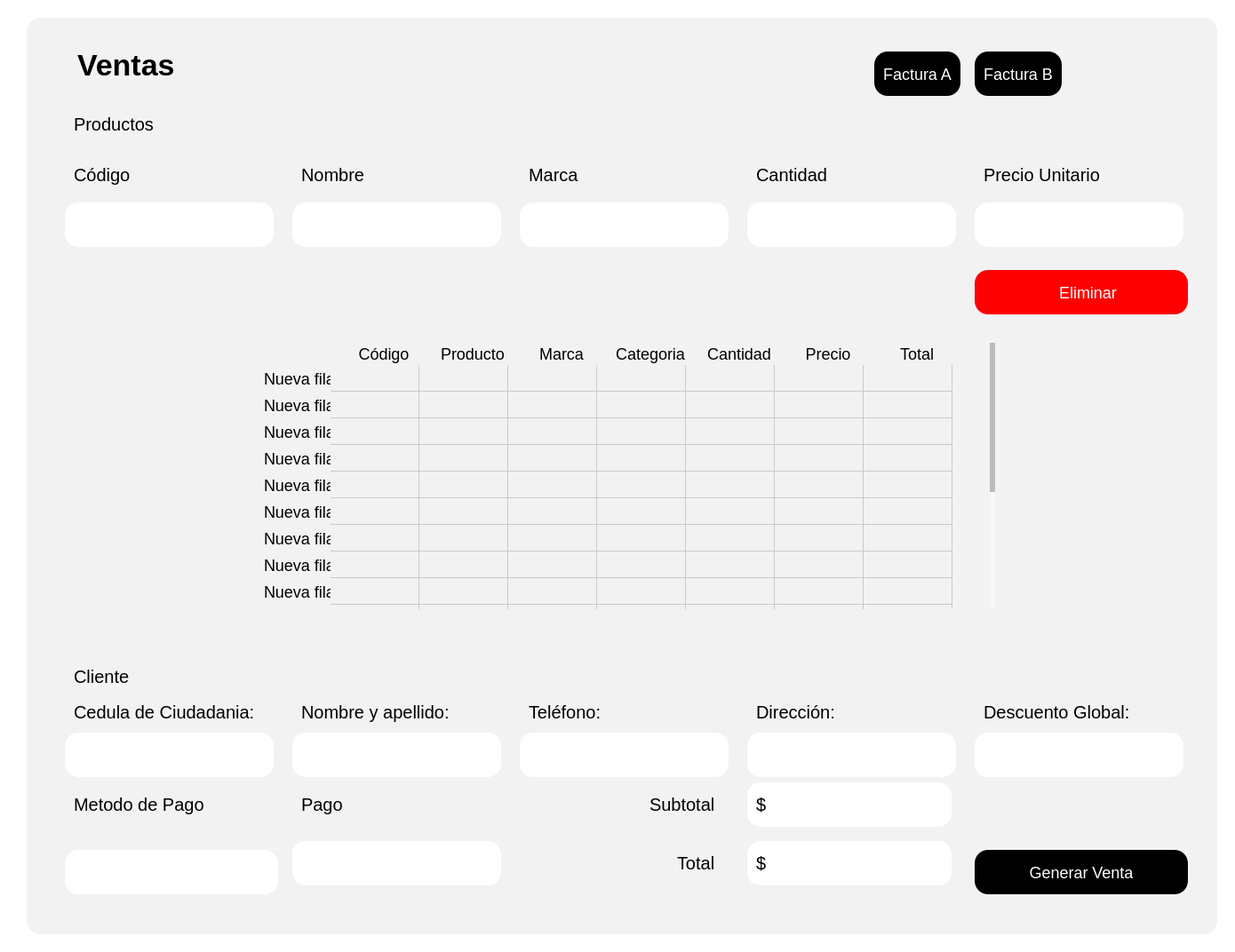
<?xml version="1.0" encoding="UTF-8"?>
<ui version="4.0">
 <class>Form</class>
 <widget class="QWidget" name="Form">
  <property name="geometry">
   <rect>
    <x>0</x>
    <y>0</y>
    <width>1390</width>
    <height>1072</height>
   </rect>
  </property>
  <property name="windowTitle">
   <string>Form</string>
  </property>
  <property name="styleSheet">
   <string notr="true">background-color: rgb(255, 255, 255);
</string>
  </property>
  <layout class="QHBoxLayout" name="horizontalLayout">
   <item>
    <widget class="QWidget" name="Contenedor" native="true">
     <property name="styleSheet">
      <string notr="true">
QPushButton {
    background-color: black; /* Fondo blanco */
    border: none; /* Sin borde ni decoración inicial */
    color:  white; /* Color del texto */
    border-radius: 15px; /* Bordes circulares */
    padding: 5px 10px; /* Espaciado interno para mejor apariencia */
	height: 40px; /* Altura del botón */
    text-align: center; /* Alinea el texto del botón a la izquierda */
    font-size: 18px; /* Tamaño de fuente */
	margin-top:20px;
}

QPushButton:hover {
    background-color: rgb(106, 106, 106); /* Gris claro al pasar el mouse */
    cursor: pointer; /* Cursor de mano al pasar sobre el botón */
}

QToolButton {
    background-color: white; /* Fondo blanco */
    border: none; /* Sin borde ni decoración inicial */
    color:  rgb(50, 50, 50); /* Color del texto */
    border-radius: 15px; /* Bordes circulares */
    padding: 5px 10px; /* Espaciado interno para mejor apariencia */
	height: 40px; /* Altura del botón */
    text-align: left; /* Alinea el texto del botón a la izquierda */
    font-size: 18px; /* Tamaño de fuente */
    cursor: pointer;
}

QToolButton:hover {
    background-color: #f2f2f2; /* Gris claro al pasar el mouse */
    cursor: pointer;
}
QLineEdit {
    background-color: rgb(255, 255, 255); /* Fondo blanco */
    border: none; /* Sin bordes visibles */
    padding: 4px; /* Espaciado interno entre el texto y los bordes */
    margin-right: 5px; /* Espaciado externo solo a la derecha */
    border-radius: 10px; /* Bordes redondeados */
    color: black; /* Texto negro */
    text-align: left; /* Texto alineado a la izquierda */
    font-size: 18px; /* Tamaño del texto */
}

/* Cuando el QLineEdit está enfocado (se está escribiendo) */
QLineEdit:focus {
    background-color: rgb(230, 230, 250); /* Color de fondo cuando el campo está activo */
    border: 1px solid rgb(0, 0, 0); /* Borde negro al estar activo */
}

QLabel {
    font-size: 20px; /* Tamaño de fuente */
    color:  black; /* Color del texto */
    margin-right: 10px; /* Espaciado a la derecha */
    padding: 5px; /* Espaciado interno */
    text-align: left; /* Alineación del texto a la izquierda */
}
QTableWidget {
    border: none;
    background-color: #ffffff; /* Fondo blanco para la tabla */
    box-shadow: 0 4px 8px rgba(0, 0, 0, 0.1); /* Sombra suave alrededor de la tabla */
}

QTableWidget::item {
    background-color: #f2f2f2; 
    border: none; 
    transition: background-color 0.3s ease; /* Suavizado de transición de color de fondo */
    pointer-events: none; /* Desactiva la interacción con las celdas (como editar) */
}

QTableWidget::item:selected {
    background-color: #aad4ff; /* Color azul claro para celdas seleccionadas */
    color: black; /* Texto negro para celdas seleccionadas */
}

QTableWidget::item:hover {
    background-color: #e6e6e6; /* Color de fondo al pasar el cursor sobre las celdas */
}

QHeaderView::section {
    border: none; 
    background-color: #f2f2f2; 
    font-weight: normal; /* No negritas */
    text-align: center; /* Centrado del texto en los encabezados */
    box-shadow: 0 2px 4px rgba(0, 0, 0, 0.1); /* Sombra suave para los encabezados */
}

QHeaderView::section:focus {
    background-color: #f2f2f2; /* Sin color de fondo cuando está en foco */
    border: none; /* Sin borde cuando está en foco */
}

QTableWidget::item:focus {
    border: none; /* Sin borde cuando las celdas tienen el foco */
    background-color: #f2f2f2; /* Mantener el fondo sin color azul */
}

QTableCornerButton::section {
    background-color: #f2f2f2; 
    border: none; 
}

QTableWidget::verticalHeader {
    background-color: #f2f2f2;
    border: none;
    font-weight: normal; /* No negritas */
}

QTableWidget::item:hover {
    background-color: #e6e6e6; /* Color de fondo al pasar el cursor sobre las celdas */
}

/* Personalización de la barra de desplazamiento */
QScrollBar:vertical {
    border: none;
    background: #f7f7f7; /* Fondo de la barra */
    width: 8px; /* Barra más delgada */
    border-radius: 4px; /* Bordes más redondeados */
}

QScrollBar::handle:vertical {
    background: #bbb; /* Fondo del control deslizante */
    min-height: 20px; /* Control deslizante más delgado */
    border-radius: 4px; /* Bordes redondeados */
    transition: background-color 0.3s ease; /* Transición suave para el cambio de color */
}

QScrollBar::handle:vertical:hover {
    background: #888; /* Color más oscuro cuando el control deslizante está siendo desplazado */
}

QScrollBar::add-line:vertical, QScrollBar::sub-line:vertical {
    border: none;
    background: #f2f2f2; /* Fondo para los botones de la barra */
    height: 0px; /* Sin altura para los botones */
}

QScrollBar:horizontal {
    border: none;
    background: #f7f7f7; /* Fondo de la barra */
    height: 8px; /* Barra más delgada */
    border-radius: 4px; /* Bordes más redondeados */
}

QScrollBar::handle:horizontal {
    background: #bbb; /* Fondo del control deslizante */
    min-width: 20px; /* Control deslizante más delgado */
    border-radius: 4px; /* Bordes redondeados */
    transition: background-color 0.3s ease; /* Transición suave para el cambio de color */
}

QScrollBar::handle:horizontal:hover {
    background: #888; /* Color más oscuro cuando el control deslizante está siendo desplazado */
}

QScrollBar::add-line:horizontal, QScrollBar::sub-line:horizontal {
    border: none;
    background: #f2f2f2; /* Fondo para los botones de la barra */
    width: 0px; /* Sin ancho para los botones */
}


</string>
     </property>
     <layout class="QHBoxLayout" name="horizontalLayout_2">
      <item>
       <widget class="QStackedWidget" name="Contenido">
        <property name="styleSheet">
         <string notr="true">margin-left:10px;
border-radius:15px;
background-color: #f2f2f2; 
</string>
        </property>
        <widget class="QWidget" name="ContenidoPage1">
         <layout class="QVBoxLayout" name="verticalLayout_2">
          <item>
           <widget class="QWidget" name="widget_3" native="true">
            <property name="styleSheet">
             <string notr="true"/>
            </property>
            <layout class="QGridLayout" name="gridLayout">
             <item row="0" column="0">
              <layout class="QGridLayout" name="gridLayout_2">
               <item row="0" column="3" alignment="Qt::AlignRight|Qt::AlignVCenter">
                <widget class="QPushButton" name="BtnFacturaA">
                 <property name="cursor">
                  <cursorShape>PointingHandCursor</cursorShape>
                 </property>
                 <property name="styleSheet">
                  <string notr="true">
QPushButton {
    background-color: black; /* Fondo blanco */
    border: none; /* Sin borde ni decoración inicial */
    color:  white; /* Color del texto */
    border-radius: 15px; /* Bordes circulares */
    padding: 5px 10px; /* Espaciado interno para mejor apariencia */
	height: 40px; /* Altura del botón */
    text-align: center; /* Alinea el texto del botón a la izquierda */
    font-size: 18px; /* Tamaño de fuente */
	margin-top:20px;
}

QPushButton:hover {
    background-color: rgb(106, 106, 106); /* Gris claro al pasar el mouse */
    cursor: pointer; /* Cursor de mano al pasar sobre el botón */
}</string>
                 </property>
                 <property name="text">
                  <string>Factura A</string>
                 </property>
                </widget>
               </item>
               <item row="2" column="1">
                <widget class="QLabel" name="label_5">
                 <property name="text">
                  <string>Nombre</string>
                 </property>
                </widget>
               </item>
               <item row="0" column="0">
                <widget class="QLabel" name="LabelVentasA">
                 <property name="styleSheet">
                  <string notr="true">#LabelVentasA {
    font-weight: bold; /* Negrita */
    font-size: 34px; /* Tamaño de fuente */
}
</string>
                 </property>
                 <property name="text">
                  <string>Ventas</string>
                 </property>
                </widget>
               </item>
               <item row="3" column="5">
                <widget class="QLineEdit" name="InputPrecioUnitario">
                 <property name="sizePolicy">
                  <sizepolicy hsizetype="Fixed" vsizetype="Fixed">
                   <horstretch>0</horstretch>
                   <verstretch>0</verstretch>
                  </sizepolicy>
                 </property>
                 <property name="minimumSize">
                  <size>
                   <width>250</width>
                   <height>50</height>
                  </size>
                 </property>
                 <property name="maximumSize">
                  <size>
                   <width>250</width>
                   <height>50</height>
                  </size>
                 </property>
                 <property name="styleSheet">
                  <string notr="true">background-color: rgb(255, 255, 255);</string>
                 </property>
                </widget>
               </item>
               <item row="3" column="0">
                <widget class="QLineEdit" name="InputCodigo">
                 <property name="sizePolicy">
                  <sizepolicy hsizetype="Fixed" vsizetype="Fixed">
                   <horstretch>0</horstretch>
                   <verstretch>0</verstretch>
                  </sizepolicy>
                 </property>
                 <property name="minimumSize">
                  <size>
                   <width>250</width>
                   <height>50</height>
                  </size>
                 </property>
                 <property name="maximumSize">
                  <size>
                   <width>250</width>
                   <height>50</height>
                  </size>
                 </property>
                 <property name="styleSheet">
                  <string notr="true">background-color: rgb(255, 255, 255);</string>
                 </property>
                </widget>
               </item>
               <item row="1" column="0">
                <widget class="QLabel" name="label_30">
                 <property name="text">
                  <string>Productos</string>
                 </property>
                </widget>
               </item>
               <item row="2" column="0">
                <widget class="QLabel" name="label_3">
                 <property name="text">
                  <string>Código</string>
                 </property>
                </widget>
               </item>
               <item row="0" column="5" alignment="Qt::AlignLeft|Qt::AlignVCenter">
                <widget class="QPushButton" name="BtnFacturaB">
                 <property name="cursor">
                  <cursorShape>PointingHandCursor</cursorShape>
                 </property>
                 <property name="styleSheet">
                  <string notr="true">
QPushButton {
    background-color: black; /* Fondo blanco */
    border: none; /* Sin borde ni decoración inicial */
    color:  white; /* Color del texto */
    border-radius: 15px; /* Bordes circulares */
    padding: 5px 10px; /* Espaciado interno para mejor apariencia */
	height: 40px; /* Altura del botón */
    text-align: center; /* Alinea el texto del botón a la izquierda */
    font-size: 18px; /* Tamaño de fuente */
	margin-top:20px;
}

QPushButton:hover {
    background-color: rgb(106, 106, 106); /* Gris claro al pasar el mouse */
    cursor: pointer; /* Cursor de mano al pasar sobre el botón */
}</string>
                 </property>
                 <property name="text">
                  <string>Factura B</string>
                 </property>
                </widget>
               </item>
               <item row="3" column="3">
                <widget class="QLineEdit" name="InputCantidad">
                 <property name="sizePolicy">
                  <sizepolicy hsizetype="Fixed" vsizetype="Fixed">
                   <horstretch>0</horstretch>
                   <verstretch>0</verstretch>
                  </sizepolicy>
                 </property>
                 <property name="minimumSize">
                  <size>
                   <width>250</width>
                   <height>50</height>
                  </size>
                 </property>
                 <property name="maximumSize">
                  <size>
                   <width>250</width>
                   <height>50</height>
                  </size>
                 </property>
                 <property name="styleSheet">
                  <string notr="true">background-color: rgb(255, 255, 255);</string>
                 </property>
                </widget>
               </item>
               <item row="3" column="2">
                <widget class="QLineEdit" name="InputMarca">
                 <property name="sizePolicy">
                  <sizepolicy hsizetype="Fixed" vsizetype="Fixed">
                   <horstretch>0</horstretch>
                   <verstretch>0</verstretch>
                  </sizepolicy>
                 </property>
                 <property name="minimumSize">
                  <size>
                   <width>250</width>
                   <height>50</height>
                  </size>
                 </property>
                 <property name="maximumSize">
                  <size>
                   <width>250</width>
                   <height>50</height>
                  </size>
                 </property>
                 <property name="styleSheet">
                  <string notr="true">background-color: rgb(255, 255, 255);</string>
                 </property>
                </widget>
               </item>
               <item row="2" column="3">
                <widget class="QLabel" name="label_7">
                 <property name="text">
                  <string>Cantidad</string>
                 </property>
                </widget>
               </item>
               <item row="3" column="1">
                <widget class="QLineEdit" name="InputNombre">
                 <property name="sizePolicy">
                  <sizepolicy hsizetype="Fixed" vsizetype="Fixed">
                   <horstretch>0</horstretch>
                   <verstretch>0</verstretch>
                  </sizepolicy>
                 </property>
                 <property name="minimumSize">
                  <size>
                   <width>250</width>
                   <height>50</height>
                  </size>
                 </property>
                 <property name="maximumSize">
                  <size>
                   <width>250</width>
                   <height>50</height>
                  </size>
                 </property>
                 <property name="styleSheet">
                  <string notr="true">background-color: rgb(255, 255, 255);</string>
                 </property>
                </widget>
               </item>
               <item row="2" column="5">
                <widget class="QLabel" name="label">
                 <property name="text">
                  <string>Precio Unitario</string>
                 </property>
                </widget>
               </item>
               <item row="4" column="5">
                <widget class="QPushButton" name="BtnEliminar">
                 <property name="cursor">
                  <cursorShape>PointingHandCursor</cursorShape>
                 </property>
                 <property name="styleSheet">
                  <string notr="true">
QPushButton {
    background-color: red; /* Fondo blanco */
    border: none; /* Sin borde ni decoración inicial */
    color:  white; /* Color del texto */
    border-radius: 15px; /* Bordes circulares */
    padding: 5px 10px; /* Espaciado interno para mejor apariencia */
	height: 40px; /* Altura del botón */
    text-align: center; /* Alinea el texto del botón a la izquierda */
    font-size: 18px; /* Tamaño de fuente */
	margin-top:20px;
    cursor: pointer; /* Cursor de mano al pasar sobre el botón */
}

QPushButton:hover {
    background-color: rgb(106, 106, 106); /* Gris claro al pasar el mouse */
    cursor: pointer; /* Cursor de mano al pasar sobre el botón */
}</string>
                 </property>
                 <property name="text">
                  <string>   Eliminar</string>
                 </property>
                 <property name="icon">
                  <iconset>
                   <normaloff>../../assets/iconos/eliminar.png</normaloff>../../assets/iconos/eliminar.png</iconset>
                 </property>
                 <property name="iconSize">
                  <size>
                   <width>30</width>
                   <height>30</height>
                  </size>
                 </property>
                </widget>
               </item>
               <item row="2" column="2">
                <widget class="QLabel" name="label_6">
                 <property name="text">
                  <string>Marca</string>
                 </property>
                </widget>
               </item>
              </layout>
             </item>
            </layout>
           </widget>
          </item>
          <item>
           <widget class="QWidget" name="widget" native="true">
            <property name="styleSheet">
             <string notr="true"/>
            </property>
            <layout class="QVBoxLayout" name="verticalLayout_3">
             <item alignment="Qt::AlignHCenter|Qt::AlignVCenter">
              <widget class="QTableWidget" name="tableWidget">
               <property name="sizePolicy">
                <sizepolicy hsizetype="Fixed" vsizetype="Fixed">
                 <horstretch>0</horstretch>
                 <verstretch>0</verstretch>
                </sizepolicy>
               </property>
               <property name="minimumSize">
                <size>
                 <width>845</width>
                 <height>300</height>
                </size>
               </property>
               <property name="font">
                <font>
                 <family>MS Shell Dlg 2</family>
                 <pointsize>11</pointsize>
                 <weight>75</weight>
                 <bold>true</bold>
                </font>
               </property>
               <property name="styleSheet">
                <string notr="true">
QTableWidget {
    border: none;
    box-shadow: 0 4px 8px rgba(0, 0, 0, 0.1); /* Sombra suave alrededor de la tabla */
}

QTableWidget::item {
    background-color: #f2f2f2; 
    border: none; 
    font-size: 18px; /* Tamaño de letra */
    transition: background-color 0.3s ease; /* Suavizado de transición de color de fondo */
    pointer-events: none; /* Desactiva la interacción con las celdas (como editar) */
}

QTableWidget::item:selected {
    background-color: #aad4ff; /* Color azul claro para celdas seleccionadas */
    color: black; /* Texto negro para celdas seleccionadas */
}

QTableWidget::item:hover {
    background-color: #e6e6e6; /* Color de fondo al pasar el cursor sobre las celdas */
}

QHeaderView::section {
    border: none; 
    background-color: #f2f2f2; 
    font-size: 18px; /* Tamaño de letra */
    font-weight: normal; /* No negritas */
    text-align: center; /* Centrado del texto en los encabezados */
    box-shadow: 0 2px 4px rgba(0, 0, 0, 0.1); /* Sombra suave para los encabezados */
}

QHeaderView::section:focus {
    background-color: #f2f2f2; /* Sin color de fondo cuando está en foco */
    border: none; /* Sin borde cuando está en foco */
}

QTableWidget::item:focus {
    border: none; /* Sin borde cuando las celdas tienen el foco */
    background-color: #f2f2f2; /* Mantener el fondo sin color azul */
}

QTableCornerButton::section {
    background-color: #f2f2f2; 
    border: none; 
}

QTableWidget::verticalHeader {
    background-color: #f2f2f2;
    font-size: 23px;
    border: none;
    font-weight: normal; /* No negritas */
}

QTableWidget::item:hover {
    background-color: #e6e6e6; /* Color de fondo al pasar el cursor sobre las celdas */
}
/* Personalización de la barra de desplazamiento */
QScrollBar:vertical {
    border: none;
    background: #f7f7f7; /* Fondo de la barra */
    width: 8px; /* Barra más delgada */
    border-radius: 4px; /* Bordes más redondeados */
    margin: 0px 2px 0px 0px; /* Un pequeño margen para el desplazamiento */
}

QScrollBar::handle:vertical {
    background: #bbb; /* Fondo del control deslizante */
    min-height: 20px; /* Control deslizante más delgado */
    border-radius: 4px; /* Bordes redondeados */
    transition: background-color 0.3s ease; /* Transición suave para el cambio de color */
}

QScrollBar::handle:vertical:hover {
    background: #888; /* Color más oscuro cuando el control deslizante está siendo desplazado */
}

QScrollBar::add-line:vertical, QScrollBar::sub-line:vertical {
    border: none;
    background: #f2f2f2; /* Fondo para los botones de la barra */
    height: 0px; /* Sin altura para los botones */
}

QScrollBar:horizontal {
    border: none;
    background: #f7f7f7; /* Fondo de la barra */
    height: 8px; /* Barra más delgada */
    border-radius: 4px; /* Bordes más redondeados */
    margin: 0px 0px 2px 0px; /* Un pequeño margen para el desplazamiento */
}

QScrollBar::handle:horizontal {
    background: #bbb; /* Fondo del control deslizante */
    min-width: 20px; /* Control deslizante más delgado */
    border-radius: 4px; /* Bordes redondeados */
    transition: background-color 0.3s ease; /* Transición suave para el cambio de color */
}

QScrollBar::handle:horizontal:hover {
    background: #888; /* Color más oscuro cuando el control deslizante está siendo desplazado */
}
</string>
               </property>
               <row>
                <property name="text">
                 <string>Nueva fila</string>
                </property>
               </row>
               <row>
                <property name="text">
                 <string>Nueva fila</string>
                </property>
               </row>
               <row>
                <property name="text">
                 <string>Nueva fila</string>
                </property>
               </row>
               <row>
                <property name="text">
                 <string>Nueva fila</string>
                </property>
               </row>
               <row>
                <property name="text">
                 <string>Nueva fila</string>
                </property>
               </row>
               <row>
                <property name="text">
                 <string>Nueva fila</string>
                </property>
               </row>
               <row>
                <property name="text">
                 <string>Nueva fila</string>
                </property>
               </row>
               <row>
                <property name="text">
                 <string>Nueva fila</string>
                </property>
               </row>
               <row>
                <property name="text">
                 <string>Nueva fila</string>
                </property>
               </row>
               <row>
                <property name="text">
                 <string>Nueva fila</string>
                </property>
               </row>
               <row>
                <property name="text">
                 <string>Nueva fila</string>
                </property>
               </row>
               <row>
                <property name="text">
                 <string>Nueva fila</string>
                </property>
               </row>
               <row>
                <property name="text">
                 <string>Nueva fila</string>
                </property>
               </row>
               <row>
                <property name="text">
                 <string>Nueva fila</string>
                </property>
               </row>
               <row>
                <property name="text">
                 <string>New Row</string>
                </property>
               </row>
               <row>
                <property name="text">
                 <string>New Row</string>
                </property>
               </row>
               <column>
                <property name="text">
                 <string>Código</string>
                </property>
                <property name="font">
                 <font>
                  <kerning>false</kerning>
                 </font>
                </property>
                <property name="textAlignment">
                 <set>AlignCenter</set>
                </property>
               </column>
               <column>
                <property name="text">
                 <string>Producto</string>
                </property>
                <property name="textAlignment">
                 <set>AlignCenter</set>
                </property>
               </column>
               <column>
                <property name="text">
                 <string>Marca</string>
                </property>
                <property name="textAlignment">
                 <set>AlignCenter</set>
                </property>
               </column>
               <column>
                <property name="text">
                 <string>Categoria</string>
                </property>
                <property name="textAlignment">
                 <set>AlignCenter</set>
                </property>
               </column>
               <column>
                <property name="text">
                 <string>Cantidad</string>
                </property>
                <property name="textAlignment">
                 <set>AlignCenter</set>
                </property>
               </column>
               <column>
                <property name="text">
                 <string>Precio</string>
                </property>
                <property name="textAlignment">
                 <set>AlignCenter</set>
                </property>
               </column>
               <column>
                <property name="text">
                 <string>Total</string>
                </property>
                <property name="textAlignment">
                 <set>AlignCenter</set>
                </property>
               </column>
              </widget>
             </item>
            </layout>
           </widget>
          </item>
          <item alignment="Qt::AlignHCenter|Qt::AlignVCenter">
           <widget class="QWidget" name="widget_4" native="true">
            <property name="styleSheet">
             <string notr="true"/>
            </property>
            <layout class="QGridLayout" name="gridLayout_3">
             <item row="0" column="0">
              <layout class="QGridLayout" name="gridLayout_4">
               <item row="1" column="1">
                <widget class="QLabel" name="label_10">
                 <property name="text">
                  <string>Nombre y apellido:</string>
                 </property>
                </widget>
               </item>
               <item row="2" column="5">
                <widget class="QLineEdit" name="InputDescuento">
                 <property name="sizePolicy">
                  <sizepolicy hsizetype="Fixed" vsizetype="Fixed">
                   <horstretch>0</horstretch>
                   <verstretch>0</verstretch>
                  </sizepolicy>
                 </property>
                 <property name="minimumSize">
                  <size>
                   <width>250</width>
                   <height>50</height>
                  </size>
                 </property>
                 <property name="maximumSize">
                  <size>
                   <width>250</width>
                   <height>50</height>
                  </size>
                 </property>
                 <property name="styleSheet">
                  <string notr="true">background-color: rgb(255, 255, 255);</string>
                 </property>
                </widget>
               </item>
               <item row="2" column="3">
                <widget class="QLineEdit" name="InputDireccion">
                 <property name="sizePolicy">
                  <sizepolicy hsizetype="Fixed" vsizetype="Fixed">
                   <horstretch>0</horstretch>
                   <verstretch>0</verstretch>
                  </sizepolicy>
                 </property>
                 <property name="minimumSize">
                  <size>
                   <width>250</width>
                   <height>50</height>
                  </size>
                 </property>
                 <property name="maximumSize">
                  <size>
                   <width>250</width>
                   <height>50</height>
                  </size>
                 </property>
                 <property name="styleSheet">
                  <string notr="true">background-color: rgb(255, 255, 255);</string>
                 </property>
                </widget>
               </item>
               <item row="3" column="3">
                <widget class="QLabel" name="LabelSubtotal">
                 <property name="sizePolicy">
                  <sizepolicy hsizetype="Fixed" vsizetype="Fixed">
                   <horstretch>0</horstretch>
                   <verstretch>0</verstretch>
                  </sizepolicy>
                 </property>
                 <property name="minimumSize">
                  <size>
                   <width>250</width>
                   <height>50</height>
                  </size>
                 </property>
                 <property name="maximumSize">
                  <size>
                   <width>250</width>
                   <height>50</height>
                  </size>
                 </property>
                 <property name="cursor">
                  <cursorShape>IBeamCursor</cursorShape>
                 </property>
                 <property name="styleSheet">
                  <string notr="true">background-color: rgb(255, 255, 255);</string>
                 </property>
                 <property name="text">
                  <string>$</string>
                 </property>
                </widget>
               </item>
               <item row="1" column="2">
                <widget class="QLabel" name="label_9">
                 <property name="text">
                  <string>Teléfono:</string>
                 </property>
                </widget>
               </item>
               <item row="3" column="0">
                <widget class="QLabel" name="label_12">
                 <property name="text">
                  <string>Metodo de Pago</string>
                 </property>
                </widget>
               </item>
               <item row="2" column="0">
                <widget class="QLineEdit" name="InputCedula&#10;">
                 <property name="sizePolicy">
                  <sizepolicy hsizetype="Fixed" vsizetype="Fixed">
                   <horstretch>0</horstretch>
                   <verstretch>0</verstretch>
                  </sizepolicy>
                 </property>
                 <property name="minimumSize">
                  <size>
                   <width>250</width>
                   <height>50</height>
                  </size>
                 </property>
                 <property name="maximumSize">
                  <size>
                   <width>250</width>
                   <height>50</height>
                  </size>
                 </property>
                 <property name="styleSheet">
                  <string notr="true">background-color: rgb(255, 255, 255);</string>
                 </property>
                </widget>
               </item>
               <item row="4" column="5">
                <widget class="QPushButton" name="BtnGenerarVenta">
                 <property name="cursor">
                  <cursorShape>PointingHandCursor</cursorShape>
                 </property>
                 <property name="styleSheet">
                  <string notr="true">
QPushButton {
    background-color: black; /* Fondo blanco */
    border: none; /* Sin borde ni decoración inicial */
    color:  white; /* Color del texto */
    border-radius: 15px; /* Bordes circulares */
    padding: 5px 10px; /* Espaciado interno para mejor apariencia */
	height: 40px; /* Altura del botón */
    text-align: center; /* Alinea el texto del botón a la izquierda */
    font-size: 18px; /* Tamaño de fuente */
	margin-top:20px;
}

QPushButton:hover {
    background-color: rgb(106, 106, 106); /* Gris claro al pasar el mouse */
    cursor: pointer; /* Cursor de mano al pasar sobre el botón */
}</string>
                 </property>
                 <property name="text">
                  <string>Generar Venta</string>
                 </property>
                </widget>
               </item>
               <item row="2" column="2">
                <widget class="QLineEdit" name="InputTelefonoCli">
                 <property name="sizePolicy">
                  <sizepolicy hsizetype="Fixed" vsizetype="Fixed">
                   <horstretch>0</horstretch>
                   <verstretch>0</verstretch>
                  </sizepolicy>
                 </property>
                 <property name="minimumSize">
                  <size>
                   <width>250</width>
                   <height>50</height>
                  </size>
                 </property>
                 <property name="maximumSize">
                  <size>
                   <width>250</width>
                   <height>50</height>
                  </size>
                 </property>
                 <property name="styleSheet">
                  <string notr="true">background-color: rgb(255, 255, 255);</string>
                 </property>
                </widget>
               </item>
               <item row="1" column="5">
                <widget class="QLabel" name="label_2">
                 <property name="text">
                  <string>Descuento Global:</string>
                 </property>
                </widget>
               </item>
               <item row="3" column="2" alignment="Qt::AlignRight">
                <widget class="QLabel" name="label_14">
                 <property name="text">
                  <string>Subtotal</string>
                 </property>
                </widget>
               </item>
               <item row="0" column="0">
                <widget class="QLabel" name="label_31">
                 <property name="text">
                  <string>Cliente</string>
                 </property>
                </widget>
               </item>
               <item row="1" column="0">
                <widget class="QLabel" name="label_4">
                 <property name="text">
                  <string>Cedula de Ciudadania:</string>
                 </property>
                </widget>
               </item>
               <item row="1" column="3">
                <widget class="QLabel" name="label_11">
                 <property name="text">
                  <string>Dirección:</string>
                 </property>
                </widget>
               </item>
               <item row="2" column="1">
                <widget class="QLineEdit" name="InputNombreCli">
                 <property name="sizePolicy">
                  <sizepolicy hsizetype="Fixed" vsizetype="Fixed">
                   <horstretch>0</horstretch>
                   <verstretch>0</verstretch>
                  </sizepolicy>
                 </property>
                 <property name="minimumSize">
                  <size>
                   <width>250</width>
                   <height>50</height>
                  </size>
                 </property>
                 <property name="maximumSize">
                  <size>
                   <width>250</width>
                   <height>50</height>
                  </size>
                 </property>
                 <property name="styleSheet">
                  <string notr="true">background-color: rgb(255, 255, 255);</string>
                 </property>
                </widget>
               </item>
               <item row="3" column="1">
                <widget class="QLabel" name="label_13">
                 <property name="text">
                  <string>Pago</string>
                 </property>
                </widget>
               </item>
               <item row="4" column="3">
                <widget class="QLabel" name="LabelTotal">
                 <property name="sizePolicy">
                  <sizepolicy hsizetype="Fixed" vsizetype="Fixed">
                   <horstretch>0</horstretch>
                   <verstretch>0</verstretch>
                  </sizepolicy>
                 </property>
                 <property name="minimumSize">
                  <size>
                   <width>250</width>
                   <height>50</height>
                  </size>
                 </property>
                 <property name="maximumSize">
                  <size>
                   <width>250</width>
                   <height>50</height>
                  </size>
                 </property>
                 <property name="cursor">
                  <cursorShape>IBeamCursor</cursorShape>
                 </property>
                 <property name="styleSheet">
                  <string notr="true">background-color: rgb(255, 255, 255);</string>
                 </property>
                 <property name="text">
                  <string>$</string>
                 </property>
                </widget>
               </item>
               <item row="4" column="1">
                <widget class="QLineEdit" name="InputPago">
                 <property name="sizePolicy">
                  <sizepolicy hsizetype="Fixed" vsizetype="Fixed">
                   <horstretch>0</horstretch>
                   <verstretch>0</verstretch>
                  </sizepolicy>
                 </property>
                 <property name="minimumSize">
                  <size>
                   <width>250</width>
                   <height>50</height>
                  </size>
                 </property>
                 <property name="maximumSize">
                  <size>
                   <width>250</width>
                   <height>50</height>
                  </size>
                 </property>
                 <property name="styleSheet">
                  <string notr="true">background-color: rgb(255, 255, 255);</string>
                 </property>
                </widget>
               </item>
               <item row="4" column="2" alignment="Qt::AlignRight">
                <widget class="QLabel" name="label_15">
                 <property name="text">
                  <string>Total</string>
                 </property>
                </widget>
               </item>
               <item row="4" column="0">
                <widget class="QComboBox" name="MetodoPagoBox">
                 <property name="sizePolicy">
                  <sizepolicy hsizetype="Fixed" vsizetype="Fixed">
                   <horstretch>0</horstretch>
                   <verstretch>0</verstretch>
                  </sizepolicy>
                 </property>
                 <property name="minimumSize">
                  <size>
                   <width>250</width>
                   <height>50</height>
                  </size>
                 </property>
                 <property name="styleSheet">
                  <string notr="true">QComboBox {
    background-color: white; /* Fondo blanco */
    border: none; /* Sin borde */
    color: black; /* Color del texto */
    border-radius: 15px; /* Bordes redondeados */
    padding: 5px 10px; /* Espaciado interno */
    font-size: 18px; /* Tamaño de fuente */
    height: 40px; /* Altura del combo box */
    margin-top: 20px; /* Espaciado superior */
}

QComboBox::drop-down {
    background-color: transparent; /* Fondo transparente */
    border: none; /* Sin borde */
    width: 20px; /* Tamaño del botón */
    /* No se define la flecha, por lo que se elimina */
}

QComboBox:hover {
    cursor: pointer; /* Cursor de mano */
}

QComboBox QAbstractItemView {
    background-color: white; /* Fondo del menú desplegable */
    border: none; /* Sin borde */
    color: black; /* Color del texto en las opciones */
    selection-background-color: rgb(106, 106, 106); /* Fondo gris claro al seleccionar */
    selection-color: white; /* Texto blanco al seleccionar */
    border-radius: 10px; /* Bordes redondeados */
}
</string>
                 </property>
                 <property name="insertPolicy">
                  <enum>QComboBox::NoInsert</enum>
                 </property>
                 <property name="frame">
                  <bool>true</bool>
                 </property>
                </widget>
               </item>
              </layout>
             </item>
            </layout>
           </widget>
          </item>
         </layout>
        </widget>
       </widget>
      </item>
     </layout>
    </widget>
   </item>
  </layout>
 </widget>
 <resources/>
 <connections/>
</ui>
